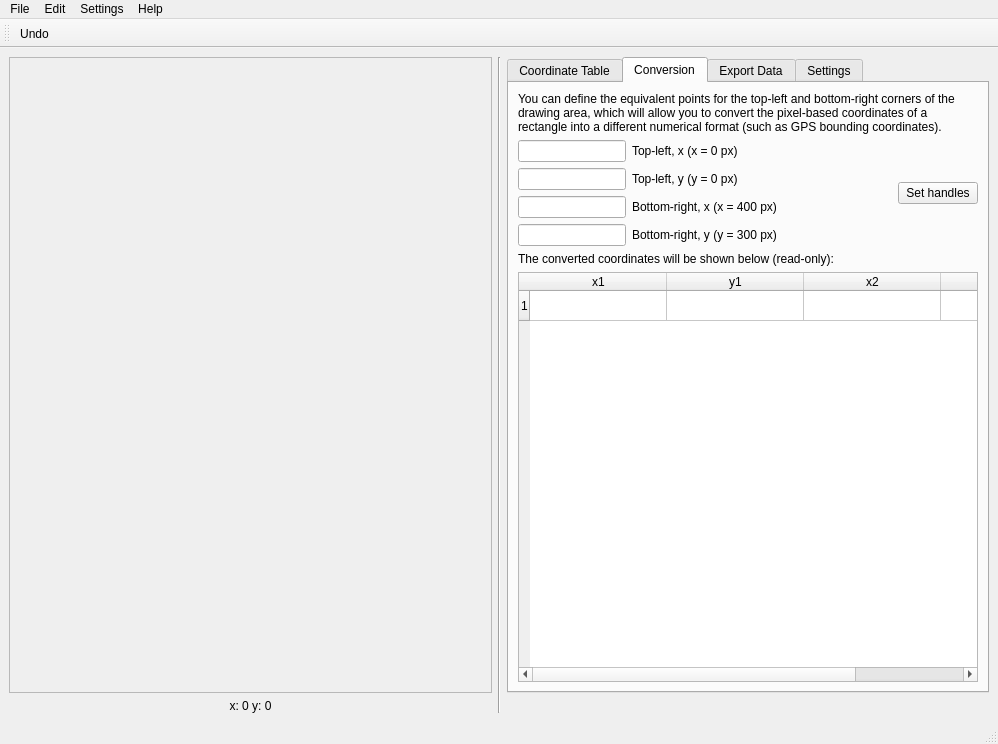
<?xml version="1.0" encoding="UTF-8"?>
<ui version="4.0">
 <class>MainWindow</class>
 <widget class="QMainWindow" name="MainWindow">
  <property name="windowModality">
   <enum>Qt::NonModal</enum>
  </property>
  <property name="geometry">
   <rect>
    <x>0</x>
    <y>0</y>
    <width>998</width>
    <height>744</height>
   </rect>
  </property>
  <property name="windowTitle">
   <string>MainWindow</string>
  </property>
  <widget class="QWidget" name="centralwidget">
   <layout class="QGridLayout" name="gridLayout">
    <item row="1" column="0">
     <widget class="QLabel" name="coord_label">
      <property name="text">
       <string>x: 0 y: 0</string>
      </property>
      <property name="alignment">
       <set>Qt::AlignCenter</set>
      </property>
     </widget>
    </item>
    <item row="0" column="0">
     <widget class="QScrollArea" name="container_left">
      <property name="widgetResizable">
       <bool>true</bool>
      </property>
      <widget class="QWidget" name="scrollAreaWidgetContents">
       <property name="geometry">
        <rect>
         <x>0</x>
         <y>0</y>
         <width>478</width>
         <height>620</height>
        </rect>
       </property>
      </widget>
     </widget>
    </item>
    <item row="0" column="1" rowspan="2">
     <widget class="Line" name="line">
      <property name="orientation">
       <enum>Qt::Vertical</enum>
      </property>
     </widget>
    </item>
    <item row="0" column="3">
     <widget class="QTabWidget" name="tabWidget">
      <property name="enabled">
       <bool>true</bool>
      </property>
      <property name="maximumSize">
       <size>
        <width>599</width>
        <height>16777215</height>
       </size>
      </property>
      <property name="currentIndex">
       <number>1</number>
      </property>
      <widget class="QWidget" name="tab">
       <property name="sizePolicy">
        <sizepolicy hsizetype="MinimumExpanding" vsizetype="Expanding">
         <horstretch>0</horstretch>
         <verstretch>0</verstretch>
        </sizepolicy>
       </property>
       <attribute name="title">
        <string>Coordinate Table</string>
       </attribute>
       <layout class="QVBoxLayout" name="verticalLayout_4">
        <item>
         <layout class="QHBoxLayout" name="horizontalLayout">
          <item>
           <layout class="QVBoxLayout" name="verticalLayout_2">
            <item>
             <widget class="QLabel" name="current_selected_label">
              <property name="text">
               <string>Currently selected: Rectangle 1</string>
              </property>
              <property name="wordWrap">
               <bool>true</bool>
              </property>
             </widget>
            </item>
            <item>
             <widget class="QLabel" name="current_coordinates_label">
              <property name="text">
               <string>Coordinates: x1, y1, x2, y2</string>
              </property>
              <property name="wordWrap">
               <bool>true</bool>
              </property>
             </widget>
            </item>
            <item>
             <widget class="QLabel" name="current_overlaps_label">
              <property name="text">
               <string>Overlaps with: 1, 2, 3</string>
              </property>
              <property name="wordWrap">
               <bool>true</bool>
              </property>
             </widget>
            </item>
           </layout>
          </item>
          <item>
           <layout class="QVBoxLayout" name="verticalLayout_3">
            <item>
             <widget class="QPushButton" name="delete_rect_button">
              <property name="text">
               <string>Delete</string>
              </property>
             </widget>
            </item>
            <item>
             <widget class="QPushButton" name="change_rect_color_button">
              <property name="text">
               <string>Change color</string>
              </property>
             </widget>
            </item>
           </layout>
          </item>
         </layout>
        </item>
        <item>
         <widget class="QTableWidget" name="table_widget">
          <property name="sizePolicy">
           <sizepolicy hsizetype="MinimumExpanding" vsizetype="Expanding">
            <horstretch>0</horstretch>
            <verstretch>0</verstretch>
           </sizepolicy>
          </property>
          <property name="minimumSize">
           <size>
            <width>0</width>
            <height>0</height>
           </size>
          </property>
          <attribute name="horizontalHeaderDefaultSectionSize">
           <number>110</number>
          </attribute>
          <row>
           <property name="text">
            <string>1</string>
           </property>
          </row>
          <column>
           <property name="text">
            <string>x1</string>
           </property>
          </column>
          <column>
           <property name="text">
            <string>y1</string>
           </property>
          </column>
          <column>
           <property name="text">
            <string>x2</string>
           </property>
          </column>
          <column>
           <property name="text">
            <string>y2</string>
           </property>
          </column>
          <column>
           <property name="text">
            <string>Overlaps with:</string>
           </property>
          </column>
          <column>
           <property name="text">
            <string>Color (r,g,b)</string>
           </property>
          </column>
         </widget>
        </item>
        <item>
         <widget class="QPushButton" name="add_custom_button">
          <property name="text">
           <string>Add custom field</string>
          </property>
         </widget>
        </item>
       </layout>
      </widget>
      <widget class="QWidget" name="tab_2">
       <attribute name="title">
        <string>Conversion</string>
       </attribute>
       <layout class="QVBoxLayout" name="verticalLayout_5">
        <item>
         <widget class="QLabel" name="label_2">
          <property name="text">
           <string>You can define the equivalent points for the top-left and bottom-right corners of the drawing area, which will allow you to convert the pixel-based coordinates of a rectangle into a different numerical format (such as GPS bounding coordinates).</string>
          </property>
          <property name="wordWrap">
           <bool>true</bool>
          </property>
         </widget>
        </item>
        <item>
         <layout class="QHBoxLayout" name="horizontalLayout_5">
          <item>
           <layout class="QFormLayout" name="formLayout">
            <item row="0" column="0">
             <widget class="QLineEdit" name="conv_x1_edit"/>
            </item>
            <item row="0" column="1">
             <widget class="QLabel" name="conv_x1_label">
              <property name="text">
               <string>Top-left, x (x = 0 px)</string>
              </property>
             </widget>
            </item>
            <item row="1" column="0">
             <widget class="QLineEdit" name="conv_y1_edit"/>
            </item>
            <item row="1" column="1">
             <widget class="QLabel" name="conv_y1_label">
              <property name="text">
               <string>Top-left, y (y = 0 px)</string>
              </property>
             </widget>
            </item>
            <item row="2" column="0">
             <widget class="QLineEdit" name="conv_x2_edit"/>
            </item>
            <item row="2" column="1">
             <widget class="QLabel" name="conv_x2_label">
              <property name="text">
               <string>Bottom-right, x (x = 400 px)</string>
              </property>
             </widget>
            </item>
            <item row="3" column="0">
             <widget class="QLineEdit" name="conv_y2_edit"/>
            </item>
            <item row="3" column="1">
             <widget class="QLabel" name="conv_y2_label">
              <property name="text">
               <string>Bottom-right, y (y = 300 px)</string>
              </property>
             </widget>
            </item>
           </layout>
          </item>
          <item>
           <widget class="QPushButton" name="set_handles_button">
            <property name="text">
             <string>Set handles</string>
            </property>
           </widget>
          </item>
         </layout>
        </item>
        <item>
         <widget class="QLabel" name="label_19">
          <property name="text">
           <string>The converted coordinates will be shown below (read-only):</string>
          </property>
          <property name="wordWrap">
           <bool>false</bool>
          </property>
         </widget>
        </item>
        <item>
         <widget class="QTableWidget" name="converted_table_widget">
          <property name="editTriggers">
           <set>QAbstractItemView::NoEditTriggers</set>
          </property>
          <attribute name="horizontalHeaderDefaultSectionSize">
           <number>137</number>
          </attribute>
          <row>
           <property name="text">
            <string>1</string>
           </property>
          </row>
          <column>
           <property name="text">
            <string>x1</string>
           </property>
          </column>
          <column>
           <property name="text">
            <string>y1</string>
           </property>
          </column>
          <column>
           <property name="text">
            <string>x2</string>
           </property>
          </column>
          <column>
           <property name="text">
            <string>y2</string>
           </property>
          </column>
          <item row="0" column="0">
           <property name="text">
            <string/>
           </property>
          </item>
          <item row="0" column="1">
           <property name="text">
            <string/>
           </property>
          </item>
          <item row="0" column="2">
           <property name="text">
            <string/>
           </property>
          </item>
          <item row="0" column="3">
           <property name="text">
            <string/>
           </property>
          </item>
         </widget>
        </item>
       </layout>
      </widget>
      <widget class="QWidget" name="tab_4">
       <attribute name="title">
        <string>Export Data</string>
       </attribute>
       <layout class="QVBoxLayout" name="verticalLayout">
        <item>
         <widget class="QLabel" name="label_3">
          <property name="text">
           <string>You can export the coordinates (raw or converted) into a .csv; alternatively, you can also define an f-string to use, which will export the data to a .txt file.</string>
          </property>
          <property name="wordWrap">
           <bool>true</bool>
          </property>
         </widget>
        </item>
        <item>
         <widget class="Line" name="line_4">
          <property name="orientation">
           <enum>Qt::Horizontal</enum>
          </property>
         </widget>
        </item>
        <item>
         <widget class="QLabel" name="label_13">
          <property name="text">
           <string>Export: .csv</string>
          </property>
         </widget>
        </item>
        <item>
         <layout class="QHBoxLayout" name="horizontalLayout_2">
          <item>
           <widget class="QRadioButton" name="raw_radio_button">
            <property name="text">
             <string>Raw coordinates</string>
            </property>
            <property name="checked">
             <bool>true</bool>
            </property>
           </widget>
          </item>
          <item>
           <widget class="QRadioButton" name="converted_radio_button">
            <property name="text">
             <string>Converted coordinates</string>
            </property>
           </widget>
          </item>
          <item>
           <widget class="QRadioButton" name="all_radio_button">
            <property name="text">
             <string>Both</string>
            </property>
           </widget>
          </item>
         </layout>
        </item>
        <item>
         <widget class="QLabel" name="selection_label">
          <property name="text">
           <string>Selection description... Export the raw coordinates of the drawn rectangles, pixel based. The format is ....</string>
          </property>
          <property name="wordWrap">
           <bool>true</bool>
          </property>
         </widget>
        </item>
        <item>
         <widget class="QLabel" name="label">
          <property name="text">
           <string>You can also add the following fields:</string>
          </property>
         </widget>
        </item>
        <item>
         <layout class="QHBoxLayout" name="horizontalLayout_3">
          <item>
           <widget class="QCheckBox" name="overlaps_checkbox">
            <property name="text">
             <string>Overlaps</string>
            </property>
           </widget>
          </item>
          <item>
           <widget class="QCheckBox" name="color_checkbox">
            <property name="text">
             <string>Color</string>
            </property>
           </widget>
          </item>
          <item>
           <widget class="QCheckBox" name="custom_checkbox">
            <property name="text">
             <string>Custom fields</string>
            </property>
           </widget>
          </item>
         </layout>
        </item>
        <item>
         <widget class="QPushButton" name="export_csv_button">
          <property name="text">
           <string>Export to .csv</string>
          </property>
         </widget>
        </item>
        <item>
         <widget class="Line" name="line_5">
          <property name="orientation">
           <enum>Qt::Horizontal</enum>
          </property>
         </widget>
        </item>
        <item>
         <widget class="QLabel" name="label_15">
          <property name="text">
           <string>Export: f-string</string>
          </property>
         </widget>
        </item>
        <item>
         <widget class="QLabel" name="label_16">
          <property name="text">
           <string>The below will be passed directly through an eval() statement and will be executed for each rectangle, with results newline separated. The available values are defined by the columns in the coordinate table, and are shown below.</string>
          </property>
          <property name="wordWrap">
           <bool>true</bool>
          </property>
         </widget>
        </item>
        <item>
         <widget class="QLabel" name="vars_label">
          <property name="text">
           <string>Available variables: x1, y1, x2, y2, x1_conv, y1_conv, x2_conv, y2_conv, overlaps, color</string>
          </property>
          <property name="wordWrap">
           <bool>true</bool>
          </property>
         </widget>
        </item>
        <item>
         <widget class="QPlainTextEdit" name="fstring_edit">
          <property name="font">
           <font>
            <family>Consolas</family>
            <pointsize>10</pointsize>
           </font>
          </property>
          <property name="lineWrapMode">
           <enum>QPlainTextEdit::NoWrap</enum>
          </property>
          <property name="plainText">
           <string>if {x1_conv} &lt;= {x2_conv} and {y1_conv} &lt;= {y2_conv}:
    pass</string>
          </property>
         </widget>
        </item>
        <item>
         <widget class="QPushButton" name="open_external_fstring">
          <property name="text">
           <string>Open f-string edit in new window</string>
          </property>
         </widget>
        </item>
        <item>
         <widget class="QPushButton" name="export_txt_button">
          <property name="text">
           <string>Export to .txt</string>
          </property>
         </widget>
        </item>
       </layout>
      </widget>
      <widget class="QWidget" name="tab_3">
       <attribute name="title">
        <string>Settings</string>
       </attribute>
       <layout class="QVBoxLayout" name="verticalLayout_6">
        <item>
         <widget class="QScrollArea" name="scrollArea">
          <property name="widgetResizable">
           <bool>true</bool>
          </property>
          <widget class="QWidget" name="scrollAreaWidgetContents_4">
           <property name="geometry">
            <rect>
             <x>0</x>
             <y>0</y>
             <width>428</width>
             <height>770</height>
            </rect>
           </property>
           <layout class="QFormLayout" name="formLayout_2">
            <item row="0" column="0" colspan="2">
             <widget class="QLabel" name="label_8">
              <property name="text">
               <string>Optimization</string>
              </property>
             </widget>
            </item>
            <item row="1" column="0">
             <widget class="QCheckBox" name="active_redraw_checkbox">
              <property name="text">
               <string/>
              </property>
              <property name="checked">
               <bool>true</bool>
              </property>
             </widget>
            </item>
            <item row="1" column="1">
             <widget class="QLabel" name="label_4">
              <property name="text">
               <string>Redraw rectangles in real-time (during mousedown).</string>
              </property>
             </widget>
            </item>
            <item row="2" column="0">
             <widget class="QCheckBox" name="active_table_checkbox">
              <property name="text">
               <string/>
              </property>
             </widget>
            </item>
            <item row="2" column="1">
             <widget class="QLabel" name="label_9">
              <property name="text">
               <string>Update table in real-time.</string>
              </property>
             </widget>
            </item>
            <item row="3" column="0">
             <widget class="QCheckBox" name="check_overlaps_checkbox">
              <property name="text">
               <string/>
              </property>
              <property name="checked">
               <bool>true</bool>
              </property>
             </widget>
            </item>
            <item row="3" column="1">
             <widget class="QLabel" name="label_10">
              <property name="text">
               <string>Calculate overlapping rectangles.</string>
              </property>
             </widget>
            </item>
            <item row="4" column="0">
             <widget class="QCheckBox" name="active_overlaps_checkbox">
              <property name="enabled">
               <bool>true</bool>
              </property>
              <property name="text">
               <string/>
              </property>
             </widget>
            </item>
            <item row="4" column="1">
             <widget class="QLabel" name="label_12">
              <property name="text">
               <string>Calculate overlapping rectangles in real-time.</string>
              </property>
             </widget>
            </item>
            <item row="5" column="0">
             <widget class="QCheckBox" name="show_color_checkbox">
              <property name="text">
               <string/>
              </property>
             </widget>
            </item>
            <item row="5" column="1">
             <widget class="QLabel" name="label_22">
              <property name="text">
               <string>Show color values and enable per-rectangle colors.</string>
              </property>
             </widget>
            </item>
            <item row="6" column="0" colspan="2">
             <widget class="Line" name="line_3">
              <property name="orientation">
               <enum>Qt::Horizontal</enum>
              </property>
             </widget>
            </item>
            <item row="7" column="0" colspan="2">
             <widget class="QLabel" name="label_11">
              <property name="text">
               <string>Appearance</string>
              </property>
             </widget>
            </item>
            <item row="8" column="0" colspan="2">
             <widget class="QPushButton" name="set_color_button">
              <property name="text">
               <string>Set default color</string>
              </property>
             </widget>
            </item>
            <item row="9" column="0" colspan="2">
             <widget class="QPushButton" name="set_width_button">
              <property name="text">
               <string>Set default pen width</string>
              </property>
             </widget>
            </item>
            <item row="10" column="0">
             <widget class="QCheckBox" name="use_crosshair_checkbox">
              <property name="text">
               <string/>
              </property>
              <property name="checked">
               <bool>true</bool>
              </property>
             </widget>
            </item>
            <item row="10" column="1">
             <widget class="QLabel" name="label_21">
              <property name="text">
               <string>Use crosshair cursor (instead of an unmodified cursor).</string>
              </property>
             </widget>
            </item>
            <item row="11" column="0" colspan="2">
             <widget class="Line" name="line_2">
              <property name="minimumSize">
               <size>
                <width>0</width>
                <height>0</height>
               </size>
              </property>
              <property name="orientation">
               <enum>Qt::Horizontal</enum>
              </property>
             </widget>
            </item>
            <item row="12" column="0" colspan="2">
             <widget class="QLabel" name="label_5">
              <property name="text">
               <string>Canvas/Drawing Area</string>
              </property>
             </widget>
            </item>
            <item row="13" column="0" colspan="2">
             <widget class="QLabel" name="label_26">
              <property name="text">
               <string>Input a new canvas size below and click &quot;Set new size&quot; to resize the canvas according to the additional rules below.</string>
              </property>
              <property name="wordWrap">
               <bool>true</bool>
              </property>
             </widget>
            </item>
            <item row="15" column="0" colspan="2">
             <layout class="QHBoxLayout" name="horizontalLayout_4">
              <item>
               <layout class="QFormLayout" name="formLayout_3">
                <item row="0" column="0">
                 <widget class="QLineEdit" name="canvas_width_edit">
                  <property name="text">
                   <string>400</string>
                  </property>
                 </widget>
                </item>
                <item row="0" column="1">
                 <widget class="QLabel" name="label_6">
                  <property name="text">
                   <string>Canvas width (px)</string>
                  </property>
                 </widget>
                </item>
                <item row="1" column="0">
                 <widget class="QLineEdit" name="canvas_height_edit">
                  <property name="text">
                   <string>300</string>
                  </property>
                 </widget>
                </item>
                <item row="1" column="1">
                 <widget class="QLabel" name="label_7">
                  <property name="text">
                   <string>Canvas height (px)</string>
                  </property>
                 </widget>
                </item>
               </layout>
              </item>
              <item>
               <widget class="QPushButton" name="set_canvas_size_button">
                <property name="text">
                 <string>Set new size</string>
                </property>
               </widget>
              </item>
             </layout>
            </item>
            <item row="16" column="0" colspan="2">
             <widget class="QLabel" name="label_24">
              <property name="text">
               <string>The settings below are not retroactive if changed. You will need to reload the image and/or resize the canvas again.</string>
              </property>
              <property name="wordWrap">
               <bool>true</bool>
              </property>
             </widget>
            </item>
            <item row="17" column="0" colspan="2">
             <widget class="QLabel" name="label_14">
              <property name="text">
               <string>If the canvas size is set to be a value larger than the loaded image, the image will (by default) remain unstretched and the canvas will shrink to the image's size. You can change this option to stretch the image to the size of the canvas instead.</string>
              </property>
              <property name="wordWrap">
               <bool>true</bool>
              </property>
             </widget>
            </item>
            <item row="18" column="0">
             <widget class="QCheckBox" name="stretch_image_checkbox">
              <property name="text">
               <string/>
              </property>
             </widget>
            </item>
            <item row="18" column="1">
             <widget class="QLabel" name="label_17">
              <property name="text">
               <string>Stretch image to canvas.</string>
              </property>
             </widget>
            </item>
            <item row="20" column="0" colspan="2">
             <widget class="QLabel" name="label_18">
              <property name="text">
               <string>If the canvas size is set to be smaller than the loaded image, the canvas will (by default) grow to match the new image. You can change this option to crop the image instead, anchored to the top-left.</string>
              </property>
              <property name="wordWrap">
               <bool>true</bool>
              </property>
             </widget>
            </item>
            <item row="21" column="0">
             <widget class="QCheckBox" name="crop_image_checkbox">
              <property name="text">
               <string/>
              </property>
             </widget>
            </item>
            <item row="21" column="1">
             <widget class="QLabel" name="label_20">
              <property name="text">
               <string>Crop image to fit canvas.</string>
              </property>
             </widget>
            </item>
            <item row="22" column="0" colspan="2">
             <widget class="Line" name="line_6">
              <property name="orientation">
               <enum>Qt::Horizontal</enum>
              </property>
             </widget>
            </item>
            <item row="23" column="0" colspan="2">
             <widget class="QPushButton" name="reset_settings_button">
              <property name="text">
               <string>Reset all settings to default</string>
              </property>
             </widget>
            </item>
            <item row="24" column="0" colspan="2">
             <widget class="QLabel" name="label_25">
              <property name="text">
               <string>Reset all settings (except canvas size) to their default values. Note that this will affect any already-drawn rectangles.</string>
              </property>
              <property name="wordWrap">
               <bool>true</bool>
              </property>
             </widget>
            </item>
            <item row="14" column="0" colspan="2">
             <widget class="QLabel" name="label_23">
              <property name="text">
               <string>Resizing the canvas after loading an image will always crop the image, anchored top-left.</string>
              </property>
              <property name="wordWrap">
               <bool>true</bool>
              </property>
             </widget>
            </item>
            <item row="19" column="0">
             <widget class="QCheckBox" name="keep_ratio_checkbox">
              <property name="enabled">
               <bool>false</bool>
              </property>
              <property name="text">
               <string/>
              </property>
              <property name="checked">
               <bool>true</bool>
              </property>
             </widget>
            </item>
            <item row="19" column="1">
             <widget class="QLabel" name="label_27">
              <property name="text">
               <string>Keep aspect ratio on stretch.</string>
              </property>
             </widget>
            </item>
           </layout>
          </widget>
         </widget>
        </item>
       </layout>
      </widget>
     </widget>
    </item>
   </layout>
   <zorder>line</zorder>
   <zorder>coord_label</zorder>
   <zorder>tabWidget</zorder>
   <zorder>container_left</zorder>
  </widget>
  <widget class="QMenuBar" name="menubar">
   <property name="geometry">
    <rect>
     <x>0</x>
     <y>0</y>
     <width>998</width>
     <height>26</height>
    </rect>
   </property>
   <widget class="QMenu" name="menuFile">
    <property name="title">
     <string>File</string>
    </property>
    <addaction name="actionOpen_image"/>
    <addaction name="actionSave_image_as"/>
    <addaction name="separator"/>
    <addaction name="actionExport_coordinates"/>
    <addaction name="actionExport_coordinates_2"/>
    <addaction name="separator"/>
    <addaction name="actionExit"/>
   </widget>
   <widget class="QMenu" name="menuEdit">
    <property name="title">
     <string>Edit</string>
    </property>
    <addaction name="actionUndo"/>
    <addaction name="actionClear_all"/>
   </widget>
   <widget class="QMenu" name="menuHelp">
    <property name="title">
     <string>Help</string>
    </property>
    <addaction name="actionAbout"/>
    <addaction name="actionGitHub_Repository"/>
   </widget>
   <widget class="QMenu" name="menuSettings">
    <property name="title">
     <string>Settings</string>
    </property>
    <addaction name="actionPen_Color"/>
    <addaction name="actionPen_Width"/>
   </widget>
   <addaction name="menuFile"/>
   <addaction name="menuEdit"/>
   <addaction name="menuSettings"/>
   <addaction name="menuHelp"/>
  </widget>
  <widget class="QStatusBar" name="statusbar"/>
  <widget class="QToolBar" name="toolBar">
   <property name="windowTitle">
    <string>toolBar</string>
   </property>
   <attribute name="toolBarArea">
    <enum>TopToolBarArea</enum>
   </attribute>
   <attribute name="toolBarBreak">
    <bool>false</bool>
   </attribute>
   <addaction name="actionUndo_toolbar"/>
  </widget>
  <action name="actionUndo_toolbar">
   <property name="text">
    <string>Undo</string>
   </property>
   <property name="toolTip">
    <string>Undo the last drawn rectangle.</string>
   </property>
  </action>
  <action name="actionOpen_image">
   <property name="text">
    <string>Open image...</string>
   </property>
   <property name="shortcut">
    <string>Ctrl+O</string>
   </property>
  </action>
  <action name="actionSave_image_as">
   <property name="text">
    <string>Save image as...</string>
   </property>
  </action>
  <action name="actionExport_coordinates">
   <property name="text">
    <string>Save coordinates...</string>
   </property>
  </action>
  <action name="actionExport_coordinates_2">
   <property name="text">
    <string>Export coordinates...</string>
   </property>
  </action>
  <action name="actionExit">
   <property name="text">
    <string>Exit</string>
   </property>
   <property name="shortcut">
    <string>Ctrl+Q</string>
   </property>
  </action>
  <action name="actionUndo">
   <property name="text">
    <string>Undo</string>
   </property>
   <property name="shortcut">
    <string>Ctrl+Z</string>
   </property>
  </action>
  <action name="actionAbout">
   <property name="text">
    <string>About</string>
   </property>
  </action>
  <action name="actionGitHub_Repository">
   <property name="text">
    <string>GitHub Repository</string>
   </property>
  </action>
  <action name="actionPen_Color">
   <property name="text">
    <string>Pen Color</string>
   </property>
  </action>
  <action name="actionPen_Width">
   <property name="text">
    <string>Pen Width</string>
   </property>
  </action>
  <action name="actionAbout_Qt">
   <property name="text">
    <string>About Qt</string>
   </property>
  </action>
  <action name="actionClear_all">
   <property name="text">
    <string>Clear all</string>
   </property>
  </action>
 </widget>
 <resources/>
 <connections/>
</ui>
